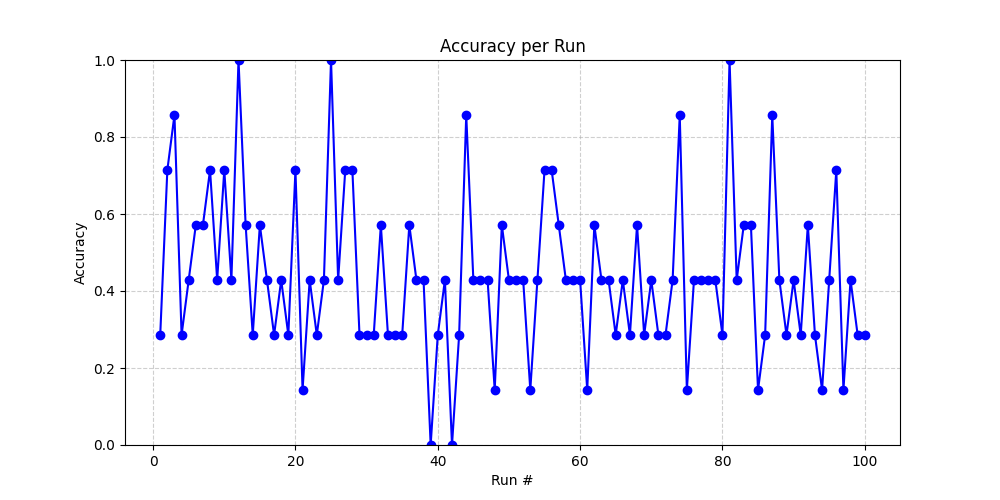

Recreate this plot in Python.
import os
import pandas as pd
import re
import numpy as np
import pymc as pm
import tensorflow as tf
from collections import Counter
from sklearn.model_selection import train_test_split
from sklearn.preprocessing import StandardScaler
from tensorflow.keras.callbacks import EarlyStopping
from tensorflow.keras.layers import Dense, Dropout
from tensorflow.keras.models import Sequential
from scipy.stats import zscore
import matplotlib.pyplot as plt  # <-- Added for plotting

# ------------------- Feature Extraction -------------------
def extract_features_from_lines(lines):
    conjunctions = {
        'and', 'but', 'or', 'because', 'so', 'if', 'although', 'while', 'when',
        'nor', 'yet', 'unless', 'until', 'even though', 'as', 'as if', 'as though',
        'whereas', 'since', 'whether', 'before', 'after', 'once', 'than', 'though',
        'provided', 'lest', 'in case', 'now that', 'even if', 'rather than', 'both',
        'either', 'neither', 'not only', 'just as'
    }

    child_word_count = 0
    child_utterance_count = 0
    conj_count = 0
    mother_utterance_count = 0

    for line in lines:
        line = line.strip()
        if line.startswith("*CHI:"):
            utterance = re.sub(r'[^\w\s-]', '', line[5:].lower())
            words = utterance.split()
            child_word_count += len(words)
            child_utterance_count += 1
            conj_count += sum(1 for word in words if word in conjunctions)

        elif any(line.startswith(speaker) for speaker in ["*MOT:", "*INV:", "*INV1:", "*INV2:"]):
            mother_utterance_count += 1

    mluw = child_word_count / child_utterance_count if child_utterance_count else 0
    mlum = mluw  # placeholder since we removed morphemes
    mlt_ratio = child_utterance_count / mother_utterance_count if mother_utterance_count else 0

    return {
        "mluw": mluw,
        "mlum": mlum,
        "mlt_ratio": mlt_ratio,
        "conjunctions_per_100w": 100 * conj_count / child_word_count if child_word_count else 0,
        "total_words": child_word_count,
    }

def extract_features_from_cha(file_path):
    with open(file_path, 'r', encoding='utf-8', errors='ignore') as f:
        lines = f.readlines()
    return extract_features_from_lines(lines)

# ------------------- Main Script -------------------
if __name__ == "__main__":
    data_path = "C:/Users/pabbu/OneDrive/Autism_Project/Data/Eigsti"
    asd_path = os.path.join(data_path, "ASD")
    td_path = os.path.join(data_path, "TD")

    asd_files = [f for f in os.listdir(asd_path) if f.endswith(".cha.txt")]
    td_files = [f for f in os.listdir(td_path) if f.endswith(".cha.txt")]

    data = []
    for filename in asd_files:
        features = extract_features_from_cha(os.path.join(asd_path, filename))
        features.update({"filename": filename, "label": "ASD"})
        data.append(features)
    for filename in td_files:
        features = extract_features_from_cha(os.path.join(td_path, filename))
        features.update({"filename": filename, "label": "TD"})
        data.append(features)

    df = pd.DataFrame(data)
    df['label_num'] = df['label'].map({'ASD': 1, 'TD': 0})

    # Only keep conjunctions_per_100w
    feature_cols = ['conjunctions_per_100w']

    # Cleaning
    df.replace([np.inf, -np.inf], np.nan, inplace=True)
    df.dropna(inplace=True)
    df = df[df['total_words'] > 0]
    df = df[df['mluw'] > 0]
    df = df[df['mlum'] > 0]
    df = df[df['mlt_ratio'] > 0]
    df_z = df[feature_cols].apply(zscore)
    df = df[(np.abs(df_z) < 3).all(axis=1)]
    df.reset_index(drop=True, inplace=True)

    X = df[feature_cols].values
    y = df['label_num'].values

    accuracies = []

    for run in range(100):
        X_train, X_test, y_train, y_test = train_test_split(X, y, test_size=0.2)

        scaler = StandardScaler()
        X_train_scaled = scaler.fit_transform(X_train)
        X_test_scaled = scaler.transform(X_test)

        n_features = X_train_scaled.shape[1]
        with pm.Model() as model:
            mus = pm.Normal('mus', mu=0, sigma=1, shape=n_features)
            sigmas = pm.HalfNormal('sigmas', sigma=1, shape=n_features)
            pm.Normal('obs', mu=mus, sigma=sigmas, observed=X_train_scaled)
            trace = pm.sample(2000, tune=1000, target_accept=0.9, chains=2, progressbar=False)  # reduced for speed

        mus_samples = trace.posterior['mus'].stack(sample=("chain", "draw")).values.T
        sigmas_samples = trace.posterior['sigmas'].stack(sample=("chain", "draw")).values.T

        n_synthetic = 1000  # reduced for speed
        synthetic_features = []
        for _ in range(n_synthetic):
            idx = np.random.randint(mus_samples.shape[0])
            mu = mus_samples[idx]
            sigma = sigmas_samples[idx]
            sample = np.random.normal(mu, sigma)
            synthetic_features.append(sample)
        synthetic_features = np.array(synthetic_features)

        proportion_asd = np.mean(y_train)
        synthetic_labels = np.random.choice([1, 0], size=n_synthetic, p=[proportion_asd, 1 - proportion_asd])

        X_train_aug = np.vstack([X_train_scaled, synthetic_features])
        y_train_aug = np.hstack([y_train, synthetic_labels])

        tf.random.set_seed(run)
        nn_model = Sequential([
            tf.keras.Input(shape=(X_train_aug.shape[1],)),
            Dense(64, activation='relu'),
            Dropout(0.3),
            Dense(32, activation='relu'),
            Dropout(0.2),
            Dense(16, activation='relu'),
            Dense(1, activation='sigmoid')
        ])

        nn_model.compile(loss='binary_crossentropy',
                         optimizer=tf.keras.optimizers.Adam(learning_rate=0.001),
                         metrics=['accuracy'])
        early_stop = EarlyStopping(monitor='val_loss', patience=3, restore_best_weights=True)

        nn_model.fit(X_train_aug, y_train_aug, epochs=30, validation_split=0.2,
                     callbacks=[early_stop], verbose=0)

        loss, accuracy = nn_model.evaluate(X_test_scaled, y_test, verbose=0)
        accuracies.append(accuracy)

    print(f"Min accuracy: {min(accuracies):.4f}")
    print(f"Max accuracy: {max(accuracies):.4f}")
    print(f"Mean accuracy: {np.mean(accuracies):.4f}")

    # ------------------- Plot -------------------
    plt.figure(figsize=(10, 5))
    plt.plot(range(1, 101), accuracies, marker='o', linestyle='-', color='blue')
    plt.title("Accuracy per Run")
    plt.xlabel("Run #")
    plt.ylabel("Accuracy")
    plt.ylim(0, 1)
    plt.grid(True, linestyle='--', alpha=0.6)
    plt.show()
